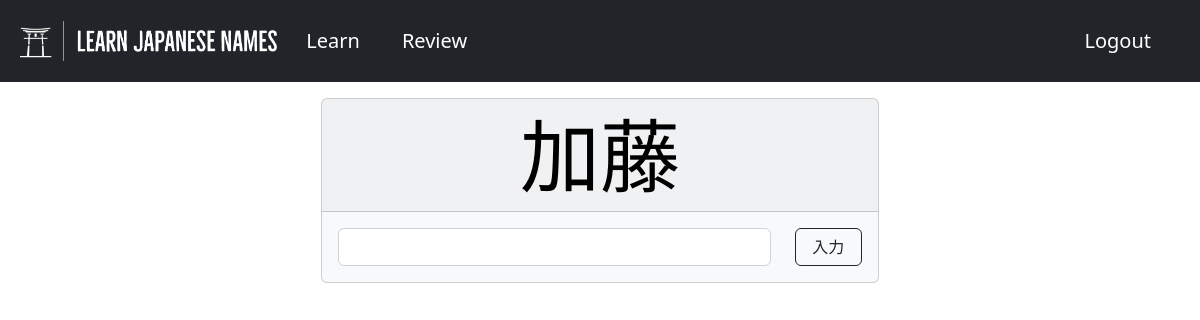
The app's page /review/ (signed in), older data.
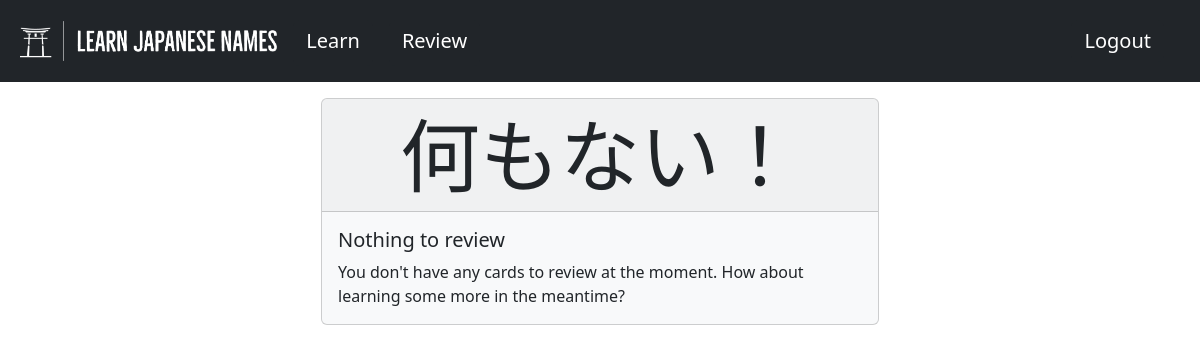
The same page, newer data.
### flashcards/models.py (models this page shows, shortened)
class Review(models.Model):
    deck = models.ForeignKey(Deck, on_delete=models.CASCADE, default=None)
    flashcard = models.ForeignKey(Flashcard, on_delete=models.CASCADE)
    last_review_date = models.DateTimeField(default=timezone.now())
    next_review_date = models.DateTimeField(default=timezone.now())
    ready_for_review = models.BooleanField(default=False)
    exponential_time = models.FloatField(default=1)
    exponential_increment = models.FloatField(default=0)
    was_wrong = models.BooleanField(default=False)
    def is_ready_for_review(self):
        if self.next_review_date <= timezone.now():
            self.ready_for_review = True
            self.save()
        else:
            self.ready_for_review = False
            self.save()

class Flashcard(models.Model):
    kanji = models.CharField(max_length=10)
    hiragana = models.CharField(max_length=100)
    surname = models.BooleanField(default=False)
    story = models.TextField()
    image = models.CharField(max_length=20)

### flashcards/views.py (the view, shortened to what this page needs)
# urls.py: path("review/", views.review_dashboard, name="review"),
@login_required(login_url="/login")
def review_dashboard(request):
    form = FlashcardForm(request.POST or None)
    if Deck.objects.filter(user=request.user) is None:
        return render(
            request,
            "flashcards/review_dashboard.html",
            {"flashcard": None, "form": FlashcardForm()},
        )
    else:
        user_deck = Deck.objects.filter(user=request.user).first()
        update_flashcards_in_deck(user_deck)
    if (
        Review.objects.filter(deck=user_deck, ready_for_review=True)
        .order_by("next_review_date")
        .first()
        is None
    ):
        return render(
            request,
            "flashcards/review_dashboard.html",
            {"flashcard": None, "form": form},
        )
    else:
        flashcard = (
            Review.objects.filter(deck=user_deck, ready_for_review=True)
            .order_by("next_review_date")
            .first()
        )
    return render(
        request,
        "flashcards/review_dashboard.html",
        {"flashcard": flashcard, "form": form},
    )

### flashcards/forms.py
class FlashcardForm(forms.Form):
    user_response = forms.CharField(
        max_length=10, label="", widget=forms.TextInput(attrs={"class": "form-control"})
    )

### flashcards/utils.py (called while the page is built)
def update_flashcards_in_deck(user_deck: Deck):
    reviews = list(Review.objects.filter(deck=user_deck))
    for review in reviews:
        review.is_ready_for_review()
        review.save()

### flashcards/templates/flashcards/review_dashboard.html (shortened to what this page needs)
{% extends 'flashcards/base.html' %}
{% block content %}
<div class="container">
{% if flashcard %}
  <div class="vstack gap-3 justify-content-center align-items-center">
    <div class="card text-black bg-light mt-3" style="width: 50%;">
      <div class="card-header display-1 text-center">{{ flashcard.flashcard.kanji }}</div>
      <div class="card-body">
        <form method="POST" action="{% url 'review' %}" autocomplete="off" novalidate>
          <div class="row">
            <div class="col-10">
              {{ form.user_response }}
            </div>
            <div class="col-2">
              <button type="submit" class="btn btn-outline-dark" style="width: 100%;">入力</button>
            </div>
        </div>
        </form>
      </div>
    </div>
  </div>
{% else %}
  <div class="d-flex justify-content-center align-items-center">
    <div class="card bg-light mt-3 justify-centre" style="width: 50%;">
      <div class="card-header display-1 text-center">何もない！</div>
      <div class="card-body">
        <h5 class="card-title">Nothing to review</h5>
        <p class="card-text">You don't have any cards to review at the moment. How about learning some more in the meantime?</p>
      </div>
    </div>
  </div>
{% endif %}
</div>
{% endblock %}

Row changes from the older to the newer data that the page shows:
removed Review: flashcard.kanji "加藤"
Text that changed along with them:
text no longer shown: "入力"
text now shown: "何もない！ Nothing to review You don't have any cards to review at the moment. How about learning some more in the meantime?"
